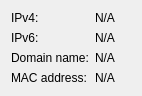
<?xml version="1.0" encoding="UTF-8"?>
<ui version="4.0">
 <class>SystemDetailsDialog</class>
 <widget class="QDialog" name="SystemDetailsDialog">
  <property name="geometry">
   <rect>
    <x>0</x>
    <y>0</y>
    <width>142</width>
    <height>96</height>
   </rect>
  </property>
  <property name="mouseTracking">
   <bool>true</bool>
  </property>
  <property name="focusPolicy">
   <enum>Qt::ClickFocus</enum>
  </property>
  <property name="windowTitle">
   <string>System details</string>
  </property>
  <property name="modal">
   <bool>false</bool>
  </property>
  <layout class="QGridLayout" name="gridLayout">
   <item row="0" column="0">
    <widget class="QLabel" name="ipv4_label">
     <property name="text">
      <string>IPv4:</string>
     </property>
    </widget>
   </item>
   <item row="0" column="1">
    <widget class="QLabel" name="ipv4">
     <property name="text">
      <string>N/A</string>
     </property>
    </widget>
   </item>
   <item row="1" column="0">
    <widget class="QLabel" name="ipv6_label">
     <property name="text">
      <string>IPv6:</string>
     </property>
    </widget>
   </item>
   <item row="1" column="1">
    <widget class="QLabel" name="ipv6">
     <property name="text">
      <string>N/A</string>
     </property>
    </widget>
   </item>
   <item row="2" column="0">
    <widget class="QLabel" name="domain_label">
     <property name="text">
      <string>Domain name:</string>
     </property>
    </widget>
   </item>
   <item row="2" column="1">
    <widget class="QLabel" name="domain">
     <property name="text">
      <string>N/A</string>
     </property>
    </widget>
   </item>
   <item row="3" column="0">
    <widget class="QLabel" name="mac_label">
     <property name="text">
      <string>MAC address:</string>
     </property>
    </widget>
   </item>
   <item row="3" column="1">
    <widget class="QLabel" name="mac">
     <property name="text">
      <string>N/A</string>
     </property>
    </widget>
   </item>
  </layout>
 </widget>
 <resources/>
 <connections/>
</ui>
